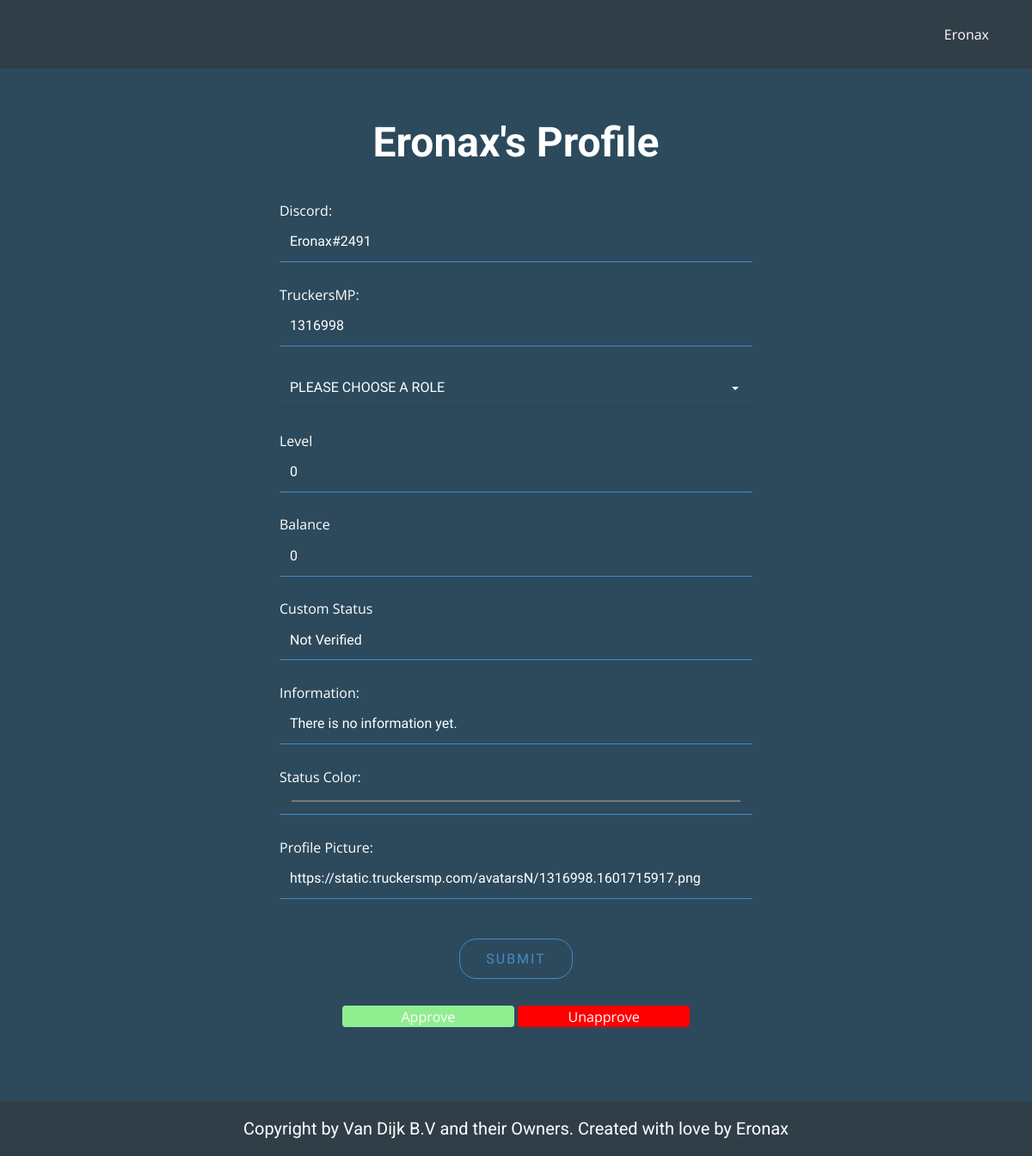
The app's page /staff_edit.php (signed in) with its own data.
### tables this page shows
CREATE TABLE IF NOT EXISTS `users` (
  `id` int(11) NOT NULL AUTO_INCREMENT,
  `username` varchar(50) NOT NULL,
  `password` varchar(50) NOT NULL,
  `role_id` int(11) NOT NULL DEFAULT 22,
  `status` varchar(50) NOT NULL DEFAULT 'Not Verified',
  `discord` varchar(50) NOT NULL,
  `truckersmp` int(50) NOT NULL,
  `user_pb` text NOT NULL DEFAULT 'https://moonvillageassociation.org/wp-content/uploads/2018/06/default-profile-picture1.jpg',
  `information_color` varchar(50) NOT NULL DEFAULT '#fffff',
  `information` text NOT NULL DEFAULT 'There is no information yet.',
  `last_online` timestamp NOT NULL DEFAULT current_timestamp(),
  `role_update` timestamp NOT NULL DEFAULT current_timestamp(),
  `updated_at` timestamp NOT NULL DEFAULT current_timestamp(),
  `created_at` timestamp NOT NULL DEFAULT current_timestamp(),
  PRIMARY KEY (`id`),
  UNIQUE KEY `username` (`username`)
);

CREATE TABLE IF NOT EXISTS `levels` (
  `id` int(11) NOT NULL AUTO_INCREMENT,
  `username` varchar(50) NOT NULL,
  `level` int(11) NOT NULL DEFAULT 0,
  `timestamp` timestamp NOT NULL DEFAULT current_timestamp() ON UPDATE current_timestamp(),
  PRIMARY KEY (`id`)
);

CREATE TABLE IF NOT EXISTS `banks` (
  `id` int(11) NOT NULL AUTO_INCREMENT,
  `username` tinytext NOT NULL,
  `balance` int(11) NOT NULL DEFAULT 0,
  `updated_at` timestamp NOT NULL DEFAULT current_timestamp() ON UPDATE current_timestamp(),
  `created_at` timestamp NOT NULL DEFAULT current_timestamp(),
  PRIMARY KEY (`id`)
);

### public/staff_edit.php (called while the page is built, shortened)
<?php
include '../app/classes/information.php';
include '../app/database.php';
include '../app/config.php';
if (isset($_GET['id'])) {
    $current_id = $_GET['id'];
} else {
    $current_id = $_SESSION['id'];
}
$all_user_information = get_profile_information($con, $current_id);
$loggeduser = $_SESSION['name'];
$get_user_perms_edit = check_user_perms_edit($con, $loggeduser);
require '../views/staff_edit.view.php';

### app/database.php (called while the page is built, shortened)
<?php
function get_profile_information($con, $current_id)
{
    $query = "SELECT users.id, users.last_online, users.password, users.role_id AS 'roleid', users.username, users.status, tokens.token, users.discord, users.truckersmp, users.user_pb, users.information_color, users.information, users.created_at, roles.id AS 'role_id', roles.name AS 'role_name', roles.color AS 'role_color', levels.level, banks.balance, roles.perms AS 'perms'
    FROM users
    JOIN roles ON users.role_id=roles.id
    JOIN levels ON users.id=levels.id
    JOIN banks ON users.id=banks.id
    JOIN tokens on tokens.used_by=users.username
    WHERE users.id='$current_id'";
    $result = $con->query($query);
    $get_profile_information = $result->fetch_assoc();
    return $get_profile_information;
}
function check_user_perms_edit($con, $loggeduser)
{
    $query = "SELECT roles.perms
    FROM users
    JOIN roles ON users.role_id=roles.id
    WHERE users.username='$loggeduser'";
    $result = $con->query($query);
    $get_user_perms_edit = $result->fetch_assoc();
    return $get_user_perms_edit;
}

### views/staff_edit.view.php (the view, shortened to what this page needs)
<!DOCTYPE html>
<html style="font-size: 16px;">
<head>
  <link rel="stylesheet" href="../views/css/nicepage_add.css" media="screen">
  <link rel="stylesheet" href="../views/css/add.css" media="screen">
  <link rel="stylesheet" href="../views/css/button.css" media="screen">
</head>
<body class="u-body">
  <section class="u-align-center u-clearfix u-custom-color-2 u-section-1" id="sec-58b6">
    <div class="u-clearfix u-sheet u-sheet-1">
      <h1 class="u-text u-text-1"><?php echo $all_user_information['username'] ?>'s Profile</h1>
      <div class="u-form u-form-1">
        <form action="../app/classes/staff_edit.php?id=<?php echo $all_user_information['id'] ?>" method="POST" class="u-clearfix u-form-spacing-20 u-inner-form" style="padding: 10px" source="custom" name="form">
          <div class="u-form-group u-form-name">
            <label for="name-3b9a" class="u-label">Discord:</label>
            <input type="text" value="<?php echo $all_user_information['discord'] ?>" id="name-3b9a" name="discord" class="u-border-1 u-border-no-left u-border-no-right u-border-no-top u-border-palette-1-base u-custom-font u-font-raleway u-input u-input-rectangle u-input-1" required="">
          </div>
          <br>
          <div class="u-form-group u-form-name">
            <label for="name-3b9a" class="u-label">TruckersMP:</label>
            <input type="text" value="<?php echo $all_user_information['truckersmp'] ?>" id="name-3b9a" name="truckersmp" class="u-border-1 u-border-no-left u-border-no-right u-border-no-top u-border-palette-1-base u-custom-font u-font-raleway u-input u-input-rectangle u-input-1" required="">
          </div>
          <br>
          <div class="u-form-group u-form-select u-form-group-2">
            <div class="u-form-select-wrapper">
              <select style="background-color: #2C4A5C;" id="select-ce55" name="role_id" class="u-border-1 u-border-custom-color-1 u-border-no-left u-border-no-right u-border-no-top u-custom-font u-font-raleway u-input u-input-rectangle u-input-2" required>
              <option value="">Please choose a Role</option>
              </select>
            </div>
          </div>
          <br>
          <div class="u-form-group u-form-group-3">
            <label for="text-8b2a" class="u-label">Level</label>
            <input type="text" value="<?php echo $all_user_information['level'] ?>" id="text-8b2a" name="level" class="u-border-1 u-border-no-left u-border-no-right u-border-no-top u-border-palette-1-base u-custom-font u-font-raleway u-input u-input-rectangle u-input-1" required="">
          </div>
          <br>
          <div class="u-form-group u-form-group-3">
            <label for="text-8b2a" class="u-label">Balance</label>
            <input type="text" value="<?php echo $all_user_information['balance'] ?>" id="text-8b2a" name="balance" class="u-border-1 u-border-no-left u-border-no-right u-border-no-top u-border-palette-1-base u-custom-font u-font-raleway u-input u-input-rectangle u-input-1" required="" <?php if ($get_user_perms_edit['perms'] < 89) { ?> disabled <?php } ?>>
          </div>
          <br>
          <div class="u-form-group u-form-group-3">
            <label for="text-8b2a" class="u-label">Custom Status</label>
            <input type="text" value="<?php echo $all_user_information['status'] ?>" id="text-8b2a" name="status" class="u-border-1 u-border-no-left u-border-no-right u-border-no-top u-border-palette-1-base u-custom-font u-font-raleway u-input u-input-rectangle u-input-1" required="" <?php if ($get_user_perms_edit['perms'] < 89) { ?> disabled <?php } ?>>
          </div>
          <br>
          <div class="u-form-email u-form-group">
            <label for="email-3b9a" class="u-label">Information:</label>
            <input type="text" value="<?php echo $all_user_information['information'] ?>" id="email-3b9a" name="information" class="u-border-1 u-border-no-left u-border-no-right u-border-no-top u-border-palette-1-base u-custom-font u-font-raleway u-input u-input-rectangle u-input-1" required="">
          </div>
          <br>
          <div class="u-form-group u-form-group-3">
            <label for="text-8b2a" class="u-label">Status Color:</label>
            <input type="color" value="<?php echo $all_user_information['information_color'] ?>" id="text-8b2a" name="information_color" class="u-border-1 u-border-no-left u-border-no-right u-border-no-top u-border-palette-1-base u-custom-font u-font-raleway u-input u-input-rectangle u-input-1" required="">
          </div>
          <br>
          <div class="u-form-group u-form-group-3">
            <label for="text-8b2a" class="u-label">Profile Picture:</label>
            <input type="text" value="<?php echo $all_user_information['user_pb'] ?>" id="text-8b2a" name="user_pb" class="u-border-1 u-border-no-left u-border-no-right u-border-no-top u-border-palette-1-base u-custom-font u-font-raleway u-input u-input-rectangle u-input-1" required="">
          </div>
          <br>
          <div class="u-align-center u-form-group u-form-submit">
            <a href="#" class="u-border-1 u-border-hover-palette-4-base u-border-palette-1-base u-btn u-btn-round u-btn-submit u-button-style u-custom-font u-font-raleway u-none u-radius-20 u-text-hover-palette-4-base u-btn-1">Submit</a>
          </div>
        </form>
        <?php if ($get_user_perms_edit['perms'] > 99) { ?>
          <button class="button_blue" style="vertical-align:middle; width: 200px; background-color: lightgreen;" data-href="../app/classes/approve.php?id=<?php echo $_GET['id'] ?>"><span>Approve</span></button>
          <button class="button_blue" style="vertical-align:middle; width: 200px; background-color: red;" data-href="../app/classes/unapprove.php?id=<?php echo $_GET['id'] ?>"><span>Unapprove</span></button>
        <?php } ?>
      </div>
      <br>
    </div>
  </section>
</body>
</html>

### views/css/add.css (style rules this page uses)
.u-section-1 { background-image: none; }
.u-section-1 .u-sheet-1 { min-height: 502px; }
.u-section-1 .u-text-1 { width: 550px; font-weight: 700; margin: 60px auto 0; }
.u-section-1 .u-form-1 { width: 570px; margin: 30px auto 60px; }
.u-section-1 .u-input-1 { text-transform: none; }
.u-section-1 .u-form-group-2 { margin-left: 0; }
.u-section-1 .u-input-2 { text-transform: uppercase; }
.u-section-1 .u-btn-1 { background-image: none; border-style: solid; text-transform: uppercase; letter-spacing: 2px; }

### views/css/button.css (style rules this page uses)
.button_blue { display: inline-block; border-radius: 4px; background-color: #4959a0; border: none; color: #FFFFFF; text-align: center; font-size: 16px; width: 100px; transition: all 0.5s; cursor: pointer; margin: 0px; height: 25px; }
.button_blue span { cursor: pointer; display: inline-block; position: relative; transition: 0.5s; }
.button_blue span:after { content: '\00bb'; position: absolute; opacity: 0; top: 0; right: -20px; transition: 0.5s; }

### records on screen
users: username "Eronax", discord "Eronax#2491", truckersmp "1316998", level "0", balance "0", status "Not Verified", information "There is no information yet.", information_color "#000000", user_pb "https://static.truckersmp.com/avatarsN/1316998.1601715917.png"

### other values on screen
$_SESSION["name"] "Eronax"
